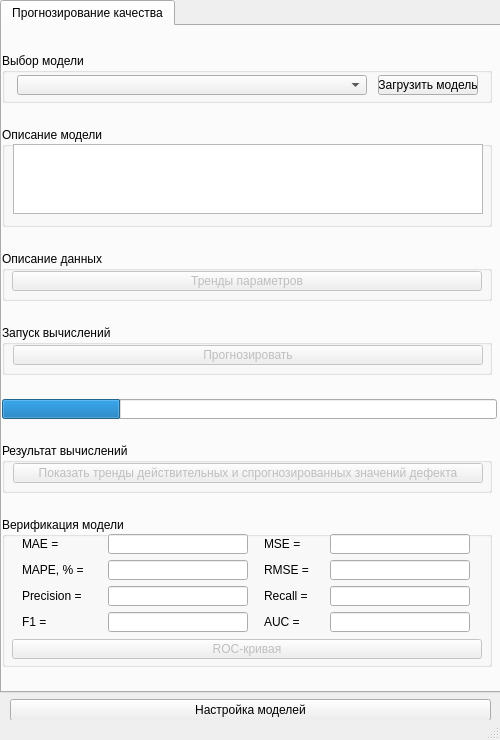
<?xml version="1.0" encoding="UTF-8"?>
<ui version="4.0">
 <class>MainWindow_Ru</class>
 <widget class="QMainWindow" name="MainWindow_Ru">
  <property name="geometry">
   <rect>
    <x>0</x>
    <y>0</y>
    <width>500</width>
    <height>740</height>
   </rect>
  </property>
  <property name="minimumSize">
   <size>
    <width>500</width>
    <height>740</height>
   </size>
  </property>
  <property name="maximumSize">
   <size>
    <width>500</width>
    <height>740</height>
   </size>
  </property>
  <property name="windowTitle">
   <string>MainWindow</string>
  </property>
  <property name="animated">
   <bool>false</bool>
  </property>
  <widget class="QWidget" name="centralwidget">
   <property name="minimumSize">
    <size>
     <width>500</width>
     <height>720</height>
    </size>
   </property>
   <property name="maximumSize">
    <size>
     <width>500</width>
     <height>720</height>
    </size>
   </property>
   <widget class="QWidget" name="verticalLayoutWidget">
    <property name="geometry">
     <rect>
      <x>0</x>
      <y>0</y>
      <width>501</width>
      <height>721</height>
     </rect>
    </property>
    <layout class="QVBoxLayout" name="verticalLayout">
     <property name="sizeConstraint">
      <enum>QLayout::SetMinimumSize</enum>
     </property>
     <item>
      <widget class="QTabWidget" name="tabWidget">
       <property name="cursor">
        <cursorShape>ArrowCursor</cursorShape>
       </property>
       <property name="currentIndex">
        <number>0</number>
       </property>
       <widget class="QWidget" name="RNN_tab">
        <property name="cursor">
         <cursorShape>ArrowCursor</cursorShape>
        </property>
        <attribute name="title">
         <string>Прогнозирование качества</string>
        </attribute>
        <widget class="QWidget" name="verticalLayoutWidget_3">
         <property name="geometry">
          <rect>
           <x>0</x>
           <y>9</y>
           <width>501</width>
           <height>651</height>
          </rect>
         </property>
         <layout class="QVBoxLayout" name="RnnVerticalLayout">
          <item>
           <widget class="QGroupBox" name="ModelSelectGroupBoxRNN">
            <property name="minimumSize">
             <size>
              <width>490</width>
              <height>50</height>
             </size>
            </property>
            <property name="maximumSize">
             <size>
              <width>490</width>
              <height>50</height>
             </size>
            </property>
            <property name="title">
             <string>Выбор модели</string>
            </property>
            <widget class="QWidget" name="horizontalLayoutWidget">
             <property name="geometry">
              <rect>
               <x>10</x>
               <y>20</y>
               <width>471</width>
               <height>25</height>
              </rect>
             </property>
             <layout class="QHBoxLayout" name="horizontalLayout_2">
              <item>
               <widget class="QComboBox" name="ModelComboBoxRNN">
                <property name="minimumSize">
                 <size>
                  <width>350</width>
                  <height>20</height>
                 </size>
                </property>
                <property name="maximumSize">
                 <size>
                  <width>350</width>
                  <height>20</height>
                 </size>
                </property>
                <property name="cursor">
                 <cursorShape>PointingHandCursor</cursorShape>
                </property>
               </widget>
              </item>
              <item>
               <widget class="QPushButton" name="loadModelButtonRNN">
                <property name="minimumSize">
                 <size>
                  <width>100</width>
                  <height>20</height>
                 </size>
                </property>
                <property name="maximumSize">
                 <size>
                  <width>100</width>
                  <height>20</height>
                 </size>
                </property>
                <property name="cursor">
                 <cursorShape>PointingHandCursor</cursorShape>
                </property>
                <property name="text">
                 <string>Загрузить модель</string>
                </property>
               </widget>
              </item>
             </layout>
            </widget>
           </widget>
          </item>
          <item>
           <widget class="QGroupBox" name="ModelDescriptionGroupBoxRNN">
            <property name="enabled">
             <bool>true</bool>
            </property>
            <property name="minimumSize">
             <size>
              <width>490</width>
              <height>100</height>
             </size>
            </property>
            <property name="maximumSize">
             <size>
              <width>490</width>
              <height>100</height>
             </size>
            </property>
            <property name="title">
             <string>Описание модели</string>
            </property>
            <widget class="QTextBrowser" name="ModelDescriptionTextRNN">
             <property name="enabled">
              <bool>true</bool>
             </property>
             <property name="geometry">
              <rect>
               <x>11</x>
               <y>17</y>
               <width>470</width>
               <height>70</height>
              </rect>
             </property>
             <property name="minimumSize">
              <size>
               <width>470</width>
               <height>70</height>
              </size>
             </property>
             <property name="maximumSize">
              <size>
               <width>470</width>
               <height>70</height>
              </size>
             </property>
             <property name="cursor" stdset="0">
              <cursorShape>IBeamCursor</cursorShape>
             </property>
            </widget>
           </widget>
          </item>
          <item>
           <widget class="QGroupBox" name="DataDescriptionGroupBoxRNN">
            <property name="enabled">
             <bool>true</bool>
            </property>
            <property name="minimumSize">
             <size>
              <width>490</width>
              <height>50</height>
             </size>
            </property>
            <property name="maximumSize">
             <size>
              <width>490</width>
              <height>50</height>
             </size>
            </property>
            <property name="title">
             <string>Описание данных</string>
            </property>
            <widget class="QPushButton" name="StartTrendsButtonRNN">
             <property name="enabled">
              <bool>false</bool>
             </property>
             <property name="geometry">
              <rect>
               <x>10</x>
               <y>20</y>
               <width>470</width>
               <height>20</height>
              </rect>
             </property>
             <property name="minimumSize">
              <size>
               <width>470</width>
               <height>20</height>
              </size>
             </property>
             <property name="maximumSize">
              <size>
               <width>470</width>
               <height>20</height>
              </size>
             </property>
             <property name="cursor">
              <cursorShape>PointingHandCursor</cursorShape>
             </property>
             <property name="text">
              <string>Тренды параметров</string>
             </property>
            </widget>
           </widget>
          </item>
          <item>
           <widget class="QGroupBox" name="StartGroupBoxRNN">
            <property name="enabled">
             <bool>true</bool>
            </property>
            <property name="minimumSize">
             <size>
              <width>490</width>
              <height>50</height>
             </size>
            </property>
            <property name="maximumSize">
             <size>
              <width>490</width>
              <height>50</height>
             </size>
            </property>
            <property name="title">
             <string>Запуск вычислений</string>
            </property>
            <widget class="QPushButton" name="StartButtonRNN">
             <property name="enabled">
              <bool>false</bool>
             </property>
             <property name="geometry">
              <rect>
               <x>11</x>
               <y>20</y>
               <width>470</width>
               <height>20</height>
              </rect>
             </property>
             <property name="minimumSize">
              <size>
               <width>470</width>
               <height>20</height>
              </size>
             </property>
             <property name="maximumSize">
              <size>
               <width>470</width>
               <height>20</height>
              </size>
             </property>
             <property name="cursor">
              <cursorShape>PointingHandCursor</cursorShape>
             </property>
             <property name="text">
              <string>Прогнозировать</string>
             </property>
            </widget>
           </widget>
          </item>
          <item>
           <widget class="QProgressBar" name="progressBar">
            <property name="minimumSize">
             <size>
              <width>495</width>
              <height>20</height>
             </size>
            </property>
            <property name="maximumSize">
             <size>
              <width>495</width>
              <height>20</height>
             </size>
            </property>
            <property name="value">
             <number>24</number>
            </property>
            <property name="textVisible">
             <bool>false</bool>
            </property>
           </widget>
          </item>
          <item>
           <widget class="QGroupBox" name="ResultGroupBoxRNN">
            <property name="enabled">
             <bool>true</bool>
            </property>
            <property name="minimumSize">
             <size>
              <width>490</width>
              <height>50</height>
             </size>
            </property>
            <property name="maximumSize">
             <size>
              <width>490</width>
              <height>50</height>
             </size>
            </property>
            <property name="title">
             <string>Результат вычислений</string>
            </property>
            <widget class="QPushButton" name="ResultTrendsButtonRNN">
             <property name="enabled">
              <bool>false</bool>
             </property>
             <property name="geometry">
              <rect>
               <x>11</x>
               <y>20</y>
               <width>470</width>
               <height>20</height>
              </rect>
             </property>
             <property name="minimumSize">
              <size>
               <width>470</width>
               <height>20</height>
              </size>
             </property>
             <property name="maximumSize">
              <size>
               <width>470</width>
               <height>20</height>
              </size>
             </property>
             <property name="cursor">
              <cursorShape>PointingHandCursor</cursorShape>
             </property>
             <property name="text">
              <string>Показать тренды действительных и спрогнозированных значений дефекта</string>
             </property>
            </widget>
           </widget>
          </item>
          <item>
           <widget class="QGroupBox" name="ModelValidationGroupBoxRNN">
            <property name="enabled">
             <bool>true</bool>
            </property>
            <property name="minimumSize">
             <size>
              <width>490</width>
              <height>150</height>
             </size>
            </property>
            <property name="maximumSize">
             <size>
              <width>490</width>
              <height>150</height>
             </size>
            </property>
            <property name="title">
             <string>Верификация модели</string>
            </property>
            <widget class="QWidget" name="verticalLayoutWidget_4">
             <property name="geometry">
              <rect>
               <x>10</x>
               <y>16</y>
               <width>472</width>
               <height>128</height>
              </rect>
             </property>
             <layout class="QVBoxLayout" name="ModelValidationVerticalLayoutRNN">
              <item>
               <layout class="QGridLayout" name="MetricsGridLayoutRNN">
                <item row="0" column="0">
                 <widget class="QLabel" name="MaeLabelRNN">
                  <property name="minimumSize">
                   <size>
                    <width>70</width>
                    <height>20</height>
                   </size>
                  </property>
                  <property name="maximumSize">
                   <size>
                    <width>50</width>
                    <height>20</height>
                   </size>
                  </property>
                  <property name="text">
                   <string>MAE =</string>
                  </property>
                 </widget>
                </item>
                <item row="2" column="0">
                 <widget class="QLabel" name="PrecisionLabelRNN">
                  <property name="minimumSize">
                   <size>
                    <width>70</width>
                    <height>20</height>
                   </size>
                  </property>
                  <property name="maximumSize">
                   <size>
                    <width>50</width>
                    <height>20</height>
                   </size>
                  </property>
                  <property name="text">
                   <string>Precision = </string>
                  </property>
                 </widget>
                </item>
                <item row="3" column="2">
                 <widget class="QLabel" name="AucLabelRNN">
                  <property name="minimumSize">
                   <size>
                    <width>50</width>
                    <height>20</height>
                   </size>
                  </property>
                  <property name="maximumSize">
                   <size>
                    <width>50</width>
                    <height>20</height>
                   </size>
                  </property>
                  <property name="text">
                   <string>AUC = </string>
                  </property>
                 </widget>
                </item>
                <item row="1" column="0">
                 <widget class="QLabel" name="MapeLabelRNN">
                  <property name="minimumSize">
                   <size>
                    <width>70</width>
                    <height>20</height>
                   </size>
                  </property>
                  <property name="maximumSize">
                   <size>
                    <width>50</width>
                    <height>20</height>
                   </size>
                  </property>
                  <property name="text">
                   <string>MAPE, % = </string>
                  </property>
                 </widget>
                </item>
                <item row="3" column="0">
                 <widget class="QLabel" name="F1LabelRNN">
                  <property name="minimumSize">
                   <size>
                    <width>70</width>
                    <height>20</height>
                   </size>
                  </property>
                  <property name="maximumSize">
                   <size>
                    <width>50</width>
                    <height>20</height>
                   </size>
                  </property>
                  <property name="text">
                   <string>F1 = </string>
                  </property>
                 </widget>
                </item>
                <item row="0" column="2">
                 <widget class="QLabel" name="MseLabelRNN">
                  <property name="minimumSize">
                   <size>
                    <width>50</width>
                    <height>20</height>
                   </size>
                  </property>
                  <property name="maximumSize">
                   <size>
                    <width>50</width>
                    <height>20</height>
                   </size>
                  </property>
                  <property name="text">
                   <string>MSE = </string>
                  </property>
                 </widget>
                </item>
                <item row="2" column="2">
                 <widget class="QLabel" name="RecallLabelRNN">
                  <property name="minimumSize">
                   <size>
                    <width>50</width>
                    <height>20</height>
                   </size>
                  </property>
                  <property name="maximumSize">
                   <size>
                    <width>50</width>
                    <height>20</height>
                   </size>
                  </property>
                  <property name="text">
                   <string>Recall = </string>
                  </property>
                 </widget>
                </item>
                <item row="0" column="1">
                 <widget class="QLineEdit" name="MaeRNN">
                  <property name="enabled">
                   <bool>true</bool>
                  </property>
                  <property name="minimumSize">
                   <size>
                    <width>140</width>
                    <height>20</height>
                   </size>
                  </property>
                  <property name="maximumSize">
                   <size>
                    <width>140</width>
                    <height>20</height>
                   </size>
                  </property>
                  <property name="readOnly">
                   <bool>true</bool>
                  </property>
                 </widget>
                </item>
                <item row="1" column="2">
                 <widget class="QLabel" name="RmseLabelRNN">
                  <property name="minimumSize">
                   <size>
                    <width>50</width>
                    <height>20</height>
                   </size>
                  </property>
                  <property name="maximumSize">
                   <size>
                    <width>50</width>
                    <height>20</height>
                   </size>
                  </property>
                  <property name="text">
                   <string>RMSE = </string>
                  </property>
                 </widget>
                </item>
                <item row="1" column="1">
                 <widget class="QLineEdit" name="MapeRNN">
                  <property name="enabled">
                   <bool>true</bool>
                  </property>
                  <property name="minimumSize">
                   <size>
                    <width>140</width>
                    <height>20</height>
                   </size>
                  </property>
                  <property name="maximumSize">
                   <size>
                    <width>140</width>
                    <height>20</height>
                   </size>
                  </property>
                  <property name="readOnly">
                   <bool>true</bool>
                  </property>
                 </widget>
                </item>
                <item row="3" column="3">
                 <widget class="QLineEdit" name="AucRNN">
                  <property name="enabled">
                   <bool>true</bool>
                  </property>
                  <property name="minimumSize">
                   <size>
                    <width>140</width>
                    <height>20</height>
                   </size>
                  </property>
                  <property name="maximumSize">
                   <size>
                    <width>140</width>
                    <height>20</height>
                   </size>
                  </property>
                  <property name="readOnly">
                   <bool>true</bool>
                  </property>
                 </widget>
                </item>
                <item row="1" column="3">
                 <widget class="QLineEdit" name="RmseRNN">
                  <property name="enabled">
                   <bool>true</bool>
                  </property>
                  <property name="minimumSize">
                   <size>
                    <width>140</width>
                    <height>20</height>
                   </size>
                  </property>
                  <property name="maximumSize">
                   <size>
                    <width>140</width>
                    <height>20</height>
                   </size>
                  </property>
                  <property name="readOnly">
                   <bool>true</bool>
                  </property>
                 </widget>
                </item>
                <item row="2" column="1">
                 <widget class="QLineEdit" name="PrecisionRNN">
                  <property name="enabled">
                   <bool>true</bool>
                  </property>
                  <property name="minimumSize">
                   <size>
                    <width>140</width>
                    <height>20</height>
                   </size>
                  </property>
                  <property name="maximumSize">
                   <size>
                    <width>140</width>
                    <height>20</height>
                   </size>
                  </property>
                  <property name="readOnly">
                   <bool>true</bool>
                  </property>
                 </widget>
                </item>
                <item row="3" column="1">
                 <widget class="QLineEdit" name="F1RNN">
                  <property name="enabled">
                   <bool>true</bool>
                  </property>
                  <property name="minimumSize">
                   <size>
                    <width>140</width>
                    <height>20</height>
                   </size>
                  </property>
                  <property name="maximumSize">
                   <size>
                    <width>140</width>
                    <height>20</height>
                   </size>
                  </property>
                  <property name="readOnly">
                   <bool>true</bool>
                  </property>
                 </widget>
                </item>
                <item row="2" column="3">
                 <widget class="QLineEdit" name="RecallRNN">
                  <property name="enabled">
                   <bool>true</bool>
                  </property>
                  <property name="minimumSize">
                   <size>
                    <width>140</width>
                    <height>20</height>
                   </size>
                  </property>
                  <property name="maximumSize">
                   <size>
                    <width>140</width>
                    <height>20</height>
                   </size>
                  </property>
                  <property name="readOnly">
                   <bool>true</bool>
                  </property>
                 </widget>
                </item>
                <item row="0" column="3">
                 <widget class="QLineEdit" name="MseRNN">
                  <property name="enabled">
                   <bool>true</bool>
                  </property>
                  <property name="minimumSize">
                   <size>
                    <width>140</width>
                    <height>20</height>
                   </size>
                  </property>
                  <property name="maximumSize">
                   <size>
                    <width>140</width>
                    <height>20</height>
                   </size>
                  </property>
                  <property name="readOnly">
                   <bool>true</bool>
                  </property>
                 </widget>
                </item>
               </layout>
              </item>
              <item>
               <widget class="QPushButton" name="RocTrendButtonRNN">
                <property name="enabled">
                 <bool>false</bool>
                </property>
                <property name="minimumSize">
                 <size>
                  <width>470</width>
                  <height>20</height>
                 </size>
                </property>
                <property name="maximumSize">
                 <size>
                  <width>470</width>
                  <height>20</height>
                 </size>
                </property>
                <property name="cursor">
                 <cursorShape>PointingHandCursor</cursorShape>
                </property>
                <property name="text">
                 <string>ROC-кривая</string>
                </property>
               </widget>
              </item>
             </layout>
            </widget>
           </widget>
          </item>
         </layout>
        </widget>
       </widget>
      </widget>
     </item>
     <item>
      <layout class="QHBoxLayout" name="horizontalLayout">
       <property name="leftMargin">
        <number>10</number>
       </property>
       <property name="rightMargin">
        <number>10</number>
       </property>
       <item>
        <widget class="QPushButton" name="administrator_button">
         <property name="cursor">
          <cursorShape>PointingHandCursor</cursorShape>
         </property>
         <property name="text">
          <string>Настройка моделей</string>
         </property>
        </widget>
       </item>
      </layout>
     </item>
    </layout>
   </widget>
  </widget>
  <widget class="QStatusBar" name="statusbar"/>
 </widget>
 <resources/>
 <connections/>
</ui>
